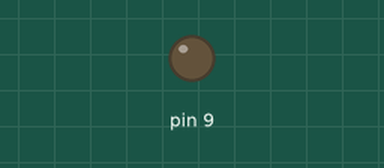
Recording of a sketch running on a simulated Arduino Uno, built with avr-gcc and run on an emulated ATmega328P. Shown: output pins drawn as LEDs (lit = HIGH).

Above: at 0.05 s.
At 6.05 s:
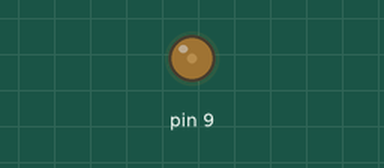
At 8.5 s:
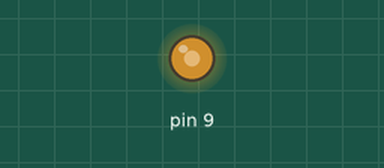
At 11.0 s:
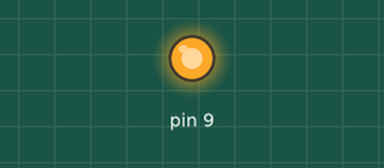
Timing chart, 0 to 14.3 s (numbered marks = the images above):
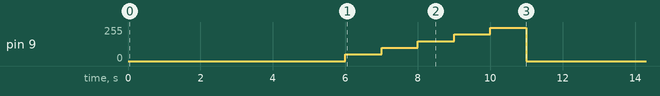

Measured:
- by itself, pin 9: repeats every 11.0 s: 100/255 1.0 s, 150/255 1.0 s, 200/255 1.0 s, 250/255 1.0 s, 0/255 6.0 s, 50/255 1.0 s

The sketch:

exersise_2a.ino
```cpp
#define F_CPU 16000000UL
#include <avr/io.h>
#include <util/delay.h>

int main(void) {
    // --- PWM op PB1 / OC1A configureren ---
    DDRB |= (1 << DDB1);          // Pin 9 als output

    // Fast PWM, 8-bit, non-inverting op OC1A
    TCCR1A = (1 << COM1A1) | (1 << WGM10);
    TCCR1B = (1 << WGM12)  | (1 << CS11);  // prescaler = 8 → ~7.8 kHz PWM-frequentie

    while (1) {
        // 15 s wachten (fan uit)
        OCR1A = 0;                // duty = 0 %
        _delay_ms(5000);

        // Fan 5 s aan, snelheid stijgt elke seconde
        for (uint8_t i = 0; i <= 5; i++) {
            OCR1A = i * 50;       // duty cycle ↑: 0, 50, 100, 150, 200, 250 (≈ 0–100 %)
            _delay_ms(1000);      // 1 s per stap
        }

        OCR1A = 0;                // fan uit na 5 s
    }
}
```
